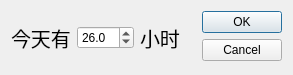
<?xml version="1.0" encoding="UTF-8"?>
<ui version="4.0">
 <class>Dialog</class>
 <widget class="QDialog" name="Dialog">
  <property name="geometry">
   <rect>
    <x>0</x>
    <y>0</y>
    <width>293</width>
    <height>75</height>
   </rect>
  </property>
  <property name="windowTitle">
   <string>设置</string>
  </property>
  <layout class="QHBoxLayout" name="horizontalLayout">
   <item>
    <widget class="QLabel" name="label">
     <property name="sizePolicy">
      <sizepolicy hsizetype="Fixed" vsizetype="Preferred">
       <horstretch>0</horstretch>
       <verstretch>0</verstretch>
      </sizepolicy>
     </property>
     <property name="font">
      <font>
       <family>Microsoft YaHei</family>
       <pointsize>15</pointsize>
      </font>
     </property>
     <property name="text">
      <string>今天有</string>
     </property>
    </widget>
   </item>
   <item>
    <widget class="QDoubleSpinBox" name="doubleSpinBox">
     <property name="sizePolicy">
      <sizepolicy hsizetype="Fixed" vsizetype="Fixed">
       <horstretch>0</horstretch>
       <verstretch>0</verstretch>
      </sizepolicy>
     </property>
     <property name="decimals">
      <number>1</number>
     </property>
     <property name="value">
      <double>26.000000000000000</double>
     </property>
    </widget>
   </item>
   <item>
    <widget class="QLabel" name="label_2">
     <property name="sizePolicy">
      <sizepolicy hsizetype="Fixed" vsizetype="Preferred">
       <horstretch>0</horstretch>
       <verstretch>0</verstretch>
      </sizepolicy>
     </property>
     <property name="font">
      <font>
       <family>Microsoft YaHei</family>
       <pointsize>15</pointsize>
      </font>
     </property>
     <property name="text">
      <string>小时</string>
     </property>
    </widget>
   </item>
   <item>
    <spacer name="horizontalSpacer">
     <property name="orientation">
      <enum>Qt::Horizontal</enum>
     </property>
     <property name="sizeHint" stdset="0">
      <size>
       <width>40</width>
       <height>20</height>
      </size>
     </property>
    </spacer>
   </item>
   <item>
    <widget class="QDialogButtonBox" name="buttonBox">
     <property name="orientation">
      <enum>Qt::Vertical</enum>
     </property>
     <property name="standardButtons">
      <set>QDialogButtonBox::Cancel|QDialogButtonBox::Ok</set>
     </property>
    </widget>
   </item>
  </layout>
 </widget>
 <resources/>
 <connections>
  <connection>
   <sender>buttonBox</sender>
   <signal>accepted()</signal>
   <receiver>Dialog</receiver>
   <slot>accept()</slot>
   <hints>
    <hint type="sourcelabel">
     <x>248</x>
     <y>254</y>
    </hint>
    <hint type="destinationlabel">
     <x>157</x>
     <y>274</y>
    </hint>
   </hints>
  </connection>
  <connection>
   <sender>buttonBox</sender>
   <signal>rejected()</signal>
   <receiver>Dialog</receiver>
   <slot>reject()</slot>
   <hints>
    <hint type="sourcelabel">
     <x>316</x>
     <y>260</y>
    </hint>
    <hint type="destinationlabel">
     <x>286</x>
     <y>274</y>
    </hint>
   </hints>
  </connection>
 </connections>
</ui>
